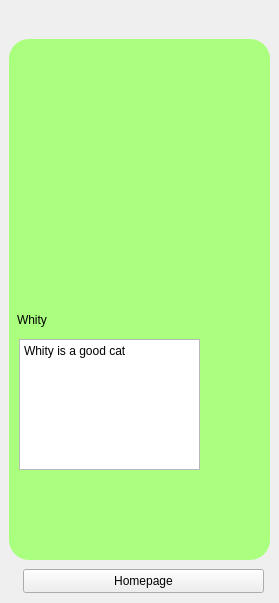
<?xml version="1.0" encoding="UTF-8"?>
<ui version="4.0">
 <class>Form</class>
 <widget class="QWidget" name="Form">
  <property name="geometry">
   <rect>
    <x>0</x>
    <y>0</y>
    <width>279</width>
    <height>603</height>
   </rect>
  </property>
  <property name="windowTitle">
   <string>Form</string>
  </property>
  <widget class="QStackedWidget" name="stackedWidget">
   <property name="geometry">
    <rect>
     <x>-1</x>
     <y>-11</y>
     <width>281</width>
     <height>621</height>
    </rect>
   </property>
   <property name="currentIndex">
    <number>1</number>
   </property>
   <widget class="QWidget" name="get_started">
    <widget class="QLabel" name="dog">
     <property name="enabled">
      <bool>true</bool>
     </property>
     <property name="geometry">
      <rect>
       <x>10</x>
       <y>20</y>
       <width>251</width>
       <height>311</height>
      </rect>
     </property>
     <property name="maximumSize">
      <size>
       <width>16777215</width>
       <height>16777215</height>
      </size>
     </property>
     <property name="text">
      <string/>
     </property>
     <property name="pixmap">
      <pixmap>dog.png</pixmap>
     </property>
     <property name="scaledContents">
      <bool>true</bool>
     </property>
    </widget>
    <widget class="QLineEdit" name="background_page_1">
     <property name="enabled">
      <bool>false</bool>
     </property>
     <property name="geometry">
      <rect>
       <x>10</x>
       <y>40</y>
       <width>261</width>
       <height>551</height>
      </rect>
     </property>
     <property name="styleSheet">
      <string notr="true">background-color: #aaff7f;
border-radius: 20px;

</string>
     </property>
    </widget>
    <widget class="QPushButton" name="get_started_bt">
     <property name="geometry">
      <rect>
       <x>70</x>
       <y>500</y>
       <width>141</width>
       <height>31</height>
      </rect>
     </property>
     <property name="styleSheet">
      <string notr="true">backgroud-color:#ffffff;</string>
     </property>
     <property name="text">
      <string>Get Started</string>
     </property>
    </widget>
    <widget class="QLabel" name="label_2">
     <property name="geometry">
      <rect>
       <x>50</x>
       <y>310</y>
       <width>221</width>
       <height>41</height>
      </rect>
     </property>
     <property name="styleSheet">
      <string notr="true">font: 700 16pt &quot;Segoe UI&quot;;</string>
     </property>
     <property name="text">
      <string>Find Love With Us</string>
     </property>
    </widget>
    <zorder>background_page_1</zorder>
    <zorder>dog</zorder>
    <zorder>get_started_bt</zorder>
    <zorder>label_2</zorder>
   </widget>
   <widget class="QWidget" name="whity_page">
    <widget class="QTextBrowser" name="textBrowser_4">
     <property name="geometry">
      <rect>
       <x>20</x>
       <y>350</y>
       <width>181</width>
       <height>131</height>
      </rect>
     </property>
     <property name="html">
      <string>&lt;!DOCTYPE HTML PUBLIC &quot;-//W3C//DTD HTML 4.0//EN&quot; &quot;http://www.w3.org/TR/REC-html40/strict.dtd&quot;&gt;
&lt;html&gt;&lt;head&gt;&lt;meta name=&quot;qrichtext&quot; content=&quot;1&quot; /&gt;&lt;meta charset=&quot;utf-8&quot; /&gt;&lt;style type=&quot;text/css&quot;&gt;
p, li { white-space: pre-wrap; }
hr { height: 1px; border-width: 0; }
li.unchecked::marker { content: &quot;\2610&quot;; }
li.checked::marker { content: &quot;\2612&quot;; }
&lt;/style&gt;&lt;/head&gt;&lt;body style=&quot; font-family:'Segoe UI'; font-size:9pt; font-weight:400; font-style:normal;&quot;&gt;
&lt;p style=&quot; margin-top:0px; margin-bottom:0px; margin-left:0px; margin-right:0px; -qt-block-indent:0; text-indent:0px;&quot;&gt;Whity is a good cat&lt;/p&gt;&lt;/body&gt;&lt;/html&gt;</string>
     </property>
    </widget>
    <widget class="QLabel" name="label_14">
     <property name="geometry">
      <rect>
       <x>18</x>
       <y>315</y>
       <width>141</width>
       <height>31</height>
      </rect>
     </property>
     <property name="text">
      <string>Whity</string>
     </property>
    </widget>
    <widget class="QLineEdit" name="background_page_6">
     <property name="enabled">
      <bool>false</bool>
     </property>
     <property name="geometry">
      <rect>
       <x>10</x>
       <y>50</y>
       <width>261</width>
       <height>521</height>
      </rect>
     </property>
     <property name="styleSheet">
      <string notr="true">background-color: #aaff7f;
border-radius: 20px;

</string>
     </property>
    </widget>
    <widget class="QLabel" name="label_13">
     <property name="geometry">
      <rect>
       <x>20</x>
       <y>80</y>
       <width>241</width>
       <height>231</height>
      </rect>
     </property>
     <property name="text">
      <string/>
     </property>
     <property name="pixmap">
      <pixmap>dog3.png</pixmap>
     </property>
     <property name="scaledContents">
      <bool>true</bool>
     </property>
    </widget>
    <widget class="QPushButton" name="homepage_button">
     <property name="geometry">
      <rect>
       <x>24</x>
       <y>580</y>
       <width>241</width>
       <height>24</height>
      </rect>
     </property>
     <property name="text">
      <string>Homepage</string>
     </property>
    </widget>
    <zorder>background_page_6</zorder>
    <zorder>label_13</zorder>
    <zorder>label_14</zorder>
    <zorder>textBrowser_4</zorder>
    <zorder>homepage_button</zorder>
   </widget>
   <widget class="QWidget" name="homepage">
    <widget class="QLineEdit" name="background_page_2">
     <property name="enabled">
      <bool>false</bool>
     </property>
     <property name="geometry">
      <rect>
       <x>10</x>
       <y>40</y>
       <width>261</width>
       <height>551</height>
      </rect>
     </property>
     <property name="styleSheet">
      <string notr="true">background-color: #aaff7f;
border-radius: 20px;

</string>
     </property>
    </widget>
    <widget class="QLabel" name="label_3">
     <property name="geometry">
      <rect>
       <x>20</x>
       <y>190</y>
       <width>131</width>
       <height>91</height>
      </rect>
     </property>
     <property name="styleSheet">
      <string notr="true">
font: 14pt &quot;Segoe UI&quot;;</string>
     </property>
     <property name="text">
      <string>For your Love</string>
     </property>
     <property name="scaledContents">
      <bool>true</bool>
     </property>
    </widget>
    <widget class="QPushButton" name="push_button_1">
     <property name="geometry">
      <rect>
       <x>20</x>
       <y>300</y>
       <width>101</width>
       <height>101</height>
      </rect>
     </property>
     <property name="text">
      <string/>
     </property>
    </widget>
    <widget class="QLabel" name="melina_1">
     <property name="enabled">
      <bool>true</bool>
     </property>
     <property name="geometry">
      <rect>
       <x>30</x>
       <y>370</y>
       <width>49</width>
       <height>16</height>
      </rect>
     </property>
     <property name="text">
      <string>Melina</string>
     </property>
    </widget>
    <widget class="QLabel" name="cat_1">
     <property name="enabled">
      <bool>true</bool>
     </property>
     <property name="geometry">
      <rect>
       <x>20</x>
       <y>280</y>
       <width>101</width>
       <height>81</height>
      </rect>
     </property>
     <property name="autoFillBackground">
      <bool>false</bool>
     </property>
     <property name="text">
      <string/>
     </property>
     <property name="pixmap">
      <pixmap>cat.png</pixmap>
     </property>
     <property name="scaledContents">
      <bool>true</bool>
     </property>
    </widget>
    <widget class="QPushButton" name="push_button_3">
     <property name="geometry">
      <rect>
       <x>20</x>
       <y>440</y>
       <width>101</width>
       <height>101</height>
      </rect>
     </property>
     <property name="text">
      <string/>
     </property>
    </widget>
    <widget class="QLabel" name="melina_2">
     <property name="enabled">
      <bool>true</bool>
     </property>
     <property name="geometry">
      <rect>
       <x>30</x>
       <y>510</y>
       <width>49</width>
       <height>16</height>
      </rect>
     </property>
     <property name="text">
      <string>Balmoso</string>
     </property>
    </widget>
    <widget class="QLabel" name="label_8">
     <property name="enabled">
      <bool>true</bool>
     </property>
     <property name="geometry">
      <rect>
       <x>30</x>
       <y>420</y>
       <width>101</width>
       <height>81</height>
      </rect>
     </property>
     <property name="autoFillBackground">
      <bool>false</bool>
     </property>
     <property name="text">
      <string/>
     </property>
     <property name="pixmap">
      <pixmap>dog2.png</pixmap>
     </property>
     <property name="scaledContents">
      <bool>true</bool>
     </property>
    </widget>
    <widget class="QLabel" name="cat_3">
     <property name="enabled">
      <bool>true</bool>
     </property>
     <property name="geometry">
      <rect>
       <x>130</x>
       <y>280</y>
       <width>111</width>
       <height>91</height>
      </rect>
     </property>
     <property name="autoFillBackground">
      <bool>false</bool>
     </property>
     <property name="text">
      <string/>
     </property>
     <property name="pixmap">
      <pixmap>cat2.png</pixmap>
     </property>
     <property name="scaledContents">
      <bool>true</bool>
     </property>
    </widget>
    <widget class="QLabel" name="melina_3">
     <property name="enabled">
      <bool>true</bool>
     </property>
     <property name="geometry">
      <rect>
       <x>150</x>
       <y>370</y>
       <width>49</width>
       <height>16</height>
      </rect>
     </property>
     <property name="text">
      <string>Rosas</string>
     </property>
    </widget>
    <widget class="QPushButton" name="push_button_2">
     <property name="geometry">
      <rect>
       <x>140</x>
       <y>300</y>
       <width>101</width>
       <height>101</height>
      </rect>
     </property>
     <property name="text">
      <string/>
     </property>
    </widget>
    <widget class="QLabel" name="cat_4">
     <property name="enabled">
      <bool>true</bool>
     </property>
     <property name="geometry">
      <rect>
       <x>160</x>
       <y>420</y>
       <width>61</width>
       <height>81</height>
      </rect>
     </property>
     <property name="autoFillBackground">
      <bool>false</bool>
     </property>
     <property name="text">
      <string/>
     </property>
     <property name="pixmap">
      <pixmap>dog3.png</pixmap>
     </property>
     <property name="scaledContents">
      <bool>true</bool>
     </property>
    </widget>
    <widget class="QLabel" name="melina_4">
     <property name="enabled">
      <bool>true</bool>
     </property>
     <property name="geometry">
      <rect>
       <x>150</x>
       <y>510</y>
       <width>49</width>
       <height>16</height>
      </rect>
     </property>
     <property name="text">
      <string>Whity</string>
     </property>
    </widget>
    <widget class="QPushButton" name="push_button_4">
     <property name="geometry">
      <rect>
       <x>140</x>
       <y>440</y>
       <width>101</width>
       <height>101</height>
      </rect>
     </property>
     <property name="text">
      <string/>
     </property>
    </widget>
    <widget class="QLabel" name="label_7">
     <property name="geometry">
      <rect>
       <x>70</x>
       <y>50</y>
       <width>131</width>
       <height>41</height>
      </rect>
     </property>
     <property name="styleSheet">
      <string notr="true">font: 18pt &quot;Segoe UI&quot;;</string>
     </property>
     <property name="text">
      <string> Homepage</string>
     </property>
    </widget>
    <zorder>background_page_2</zorder>
    <zorder>label_3</zorder>
    <zorder>push_button_1</zorder>
    <zorder>melina_1</zorder>
    <zorder>cat_1</zorder>
    <zorder>push_button_3</zorder>
    <zorder>melina_2</zorder>
    <zorder>label_8</zorder>
    <zorder>push_button_2</zorder>
    <zorder>cat_3</zorder>
    <zorder>melina_3</zorder>
    <zorder>push_button_4</zorder>
    <zorder>melina_4</zorder>
    <zorder>cat_4</zorder>
    <zorder>label_7</zorder>
   </widget>
   <widget class="QWidget" name="balmoso_page">
    <widget class="QLabel" name="label_12">
     <property name="geometry">
      <rect>
       <x>20</x>
       <y>60</y>
       <width>241</width>
       <height>231</height>
      </rect>
     </property>
     <property name="text">
      <string/>
     </property>
     <property name="pixmap">
      <pixmap>dog2.png</pixmap>
     </property>
     <property name="scaledContents">
      <bool>true</bool>
     </property>
    </widget>
    <widget class="QLabel" name="label_10">
     <property name="geometry">
      <rect>
       <x>20</x>
       <y>310</y>
       <width>141</width>
       <height>31</height>
      </rect>
     </property>
     <property name="text">
      <string>Balmoso</string>
     </property>
    </widget>
    <widget class="QLineEdit" name="background_page_5">
     <property name="enabled">
      <bool>false</bool>
     </property>
     <property name="geometry">
      <rect>
       <x>10</x>
       <y>50</y>
       <width>261</width>
       <height>521</height>
      </rect>
     </property>
     <property name="styleSheet">
      <string notr="true">background-color: #aaff7f;
border-radius: 20px;

</string>
     </property>
    </widget>
    <widget class="QTextBrowser" name="textBrowser_3">
     <property name="geometry">
      <rect>
       <x>20</x>
       <y>360</y>
       <width>181</width>
       <height>131</height>
      </rect>
     </property>
     <property name="html">
      <string>&lt;!DOCTYPE HTML PUBLIC &quot;-//W3C//DTD HTML 4.0//EN&quot; &quot;http://www.w3.org/TR/REC-html40/strict.dtd&quot;&gt;
&lt;html&gt;&lt;head&gt;&lt;meta name=&quot;qrichtext&quot; content=&quot;1&quot; /&gt;&lt;meta charset=&quot;utf-8&quot; /&gt;&lt;style type=&quot;text/css&quot;&gt;
p, li { white-space: pre-wrap; }
hr { height: 1px; border-width: 0; }
li.unchecked::marker { content: &quot;\2610&quot;; }
li.checked::marker { content: &quot;\2612&quot;; }
&lt;/style&gt;&lt;/head&gt;&lt;body style=&quot; font-family:'Segoe UI'; font-size:9pt; font-weight:400; font-style:normal;&quot;&gt;
&lt;p style=&quot; margin-top:0px; margin-bottom:0px; margin-left:0px; margin-right:0px; -qt-block-indent:0; text-indent:0px;&quot;&gt;Balmoso is a good Dog&lt;/p&gt;&lt;/body&gt;&lt;/html&gt;</string>
     </property>
    </widget>
    <zorder>background_page_5</zorder>
    <zorder>textBrowser_3</zorder>
    <zorder>label_12</zorder>
    <zorder>label_10</zorder>
   </widget>
   <widget class="QWidget" name="rosas_page">
    <widget class="QTextBrowser" name="textBrowser_2">
     <property name="geometry">
      <rect>
       <x>20</x>
       <y>360</y>
       <width>181</width>
       <height>131</height>
      </rect>
     </property>
     <property name="html">
      <string>&lt;!DOCTYPE HTML PUBLIC &quot;-//W3C//DTD HTML 4.0//EN&quot; &quot;http://www.w3.org/TR/REC-html40/strict.dtd&quot;&gt;
&lt;html&gt;&lt;head&gt;&lt;meta name=&quot;qrichtext&quot; content=&quot;1&quot; /&gt;&lt;meta charset=&quot;utf-8&quot; /&gt;&lt;style type=&quot;text/css&quot;&gt;
p, li { white-space: pre-wrap; }
hr { height: 1px; border-width: 0; }
li.unchecked::marker { content: &quot;\2610&quot;; }
li.checked::marker { content: &quot;\2612&quot;; }
&lt;/style&gt;&lt;/head&gt;&lt;body style=&quot; font-family:'Segoe UI'; font-size:9pt; font-weight:400; font-style:normal;&quot;&gt;
&lt;p style=&quot; margin-top:0px; margin-bottom:0px; margin-left:0px; margin-right:0px; -qt-block-indent:0; text-indent:0px;&quot;&gt;Rosas Is A good Cat&lt;/p&gt;&lt;/body&gt;&lt;/html&gt;</string>
     </property>
    </widget>
    <widget class="QLineEdit" name="background_page_4">
     <property name="enabled">
      <bool>false</bool>
     </property>
     <property name="geometry">
      <rect>
       <x>10</x>
       <y>50</y>
       <width>261</width>
       <height>521</height>
      </rect>
     </property>
     <property name="styleSheet">
      <string notr="true">background-color: #aaff7f;
border-radius: 20px;

</string>
     </property>
    </widget>
    <widget class="QLabel" name="label_6">
     <property name="geometry">
      <rect>
       <x>20</x>
       <y>310</y>
       <width>141</width>
       <height>31</height>
      </rect>
     </property>
     <property name="text">
      <string>Rosas</string>
     </property>
    </widget>
    <widget class="QLabel" name="label_5">
     <property name="geometry">
      <rect>
       <x>20</x>
       <y>80</y>
       <width>241</width>
       <height>211</height>
      </rect>
     </property>
     <property name="text">
      <string/>
     </property>
     <property name="pixmap">
      <pixmap>cat2.png</pixmap>
     </property>
     <property name="scaledContents">
      <bool>true</bool>
     </property>
    </widget>
    <zorder>background_page_4</zorder>
    <zorder>label_6</zorder>
    <zorder>label_5</zorder>
    <zorder>textBrowser_2</zorder>
   </widget>
   <widget class="QWidget" name="melina_page">
    <widget class="QLineEdit" name="background_page_3">
     <property name="enabled">
      <bool>false</bool>
     </property>
     <property name="geometry">
      <rect>
       <x>10</x>
       <y>50</y>
       <width>261</width>
       <height>521</height>
      </rect>
     </property>
     <property name="styleSheet">
      <string notr="true">background-color: #aaff7f;
border-radius: 20px;

</string>
     </property>
    </widget>
    <widget class="QLabel" name="label">
     <property name="geometry">
      <rect>
       <x>20</x>
       <y>60</y>
       <width>241</width>
       <height>231</height>
      </rect>
     </property>
     <property name="text">
      <string/>
     </property>
     <property name="pixmap">
      <pixmap>cat.png</pixmap>
     </property>
     <property name="scaledContents">
      <bool>true</bool>
     </property>
    </widget>
    <widget class="QLabel" name="label_4">
     <property name="geometry">
      <rect>
       <x>18</x>
       <y>315</y>
       <width>141</width>
       <height>31</height>
      </rect>
     </property>
     <property name="text">
      <string>Melina</string>
     </property>
    </widget>
    <widget class="QTextBrowser" name="textBrowser">
     <property name="geometry">
      <rect>
       <x>20</x>
       <y>350</y>
       <width>181</width>
       <height>131</height>
      </rect>
     </property>
     <property name="html">
      <string>&lt;!DOCTYPE HTML PUBLIC &quot;-//W3C//DTD HTML 4.0//EN&quot; &quot;http://www.w3.org/TR/REC-html40/strict.dtd&quot;&gt;
&lt;html&gt;&lt;head&gt;&lt;meta name=&quot;qrichtext&quot; content=&quot;1&quot; /&gt;&lt;meta charset=&quot;utf-8&quot; /&gt;&lt;style type=&quot;text/css&quot;&gt;
p, li { white-space: pre-wrap; }
hr { height: 1px; border-width: 0; }
li.unchecked::marker { content: &quot;\2610&quot;; }
li.checked::marker { content: &quot;\2612&quot;; }
&lt;/style&gt;&lt;/head&gt;&lt;body style=&quot; font-family:'Segoe UI'; font-size:9pt; font-weight:400; font-style:normal;&quot;&gt;
&lt;p style=&quot; margin-top:0px; margin-bottom:0px; margin-left:0px; margin-right:0px; -qt-block-indent:0; text-indent:0px;&quot;&gt;Melina is a good cat&lt;/p&gt;&lt;/body&gt;&lt;/html&gt;</string>
     </property>
    </widget>
   </widget>
  </widget>
 </widget>
 <resources/>
 <connections/>
</ui>
